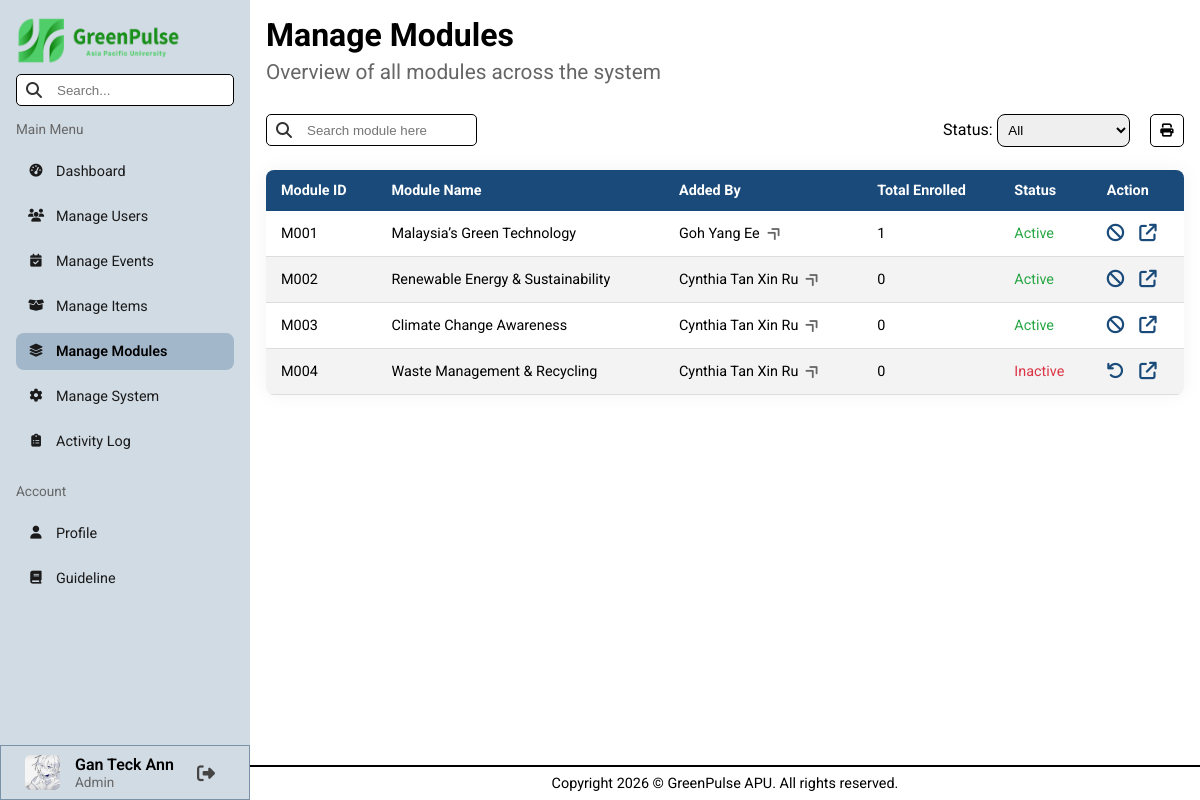
The app's page /pages/admin/manageModules.php (signed in), older data.
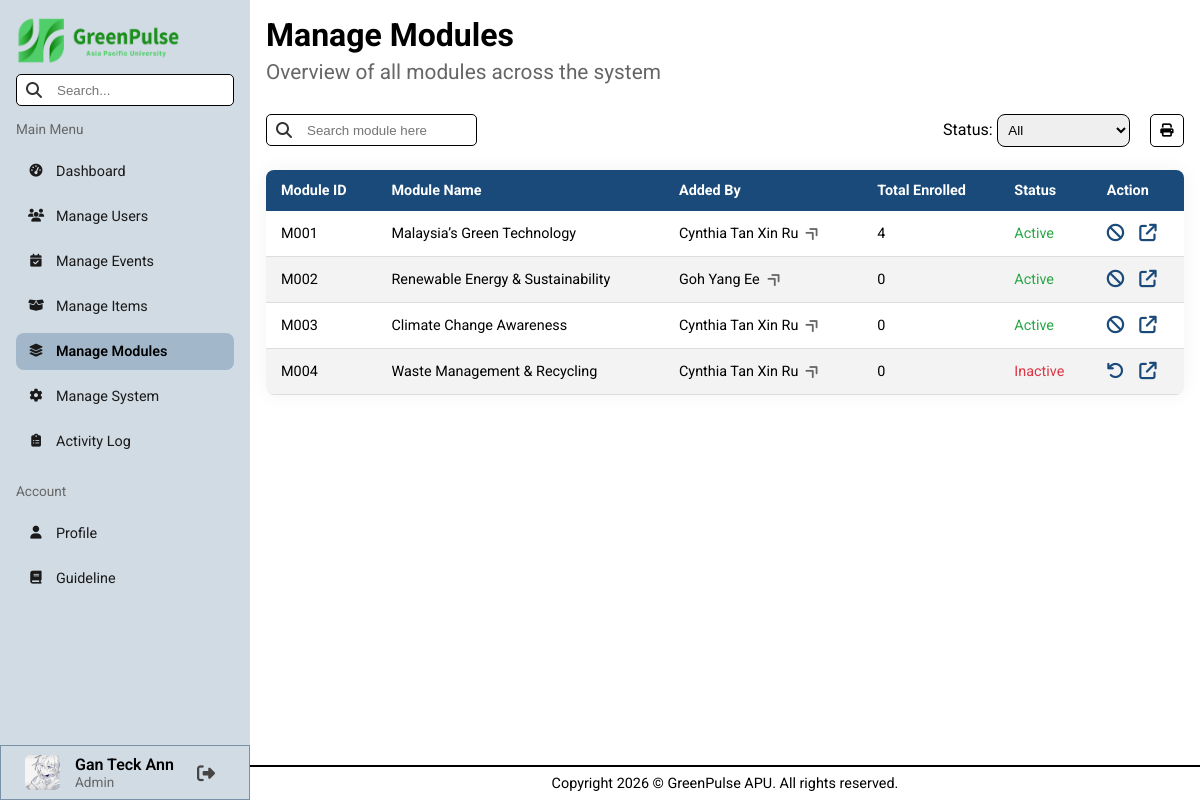
The same page, newer data.
### tables this page shows
CREATE TABLE `modules` (
  `module_id` varchar(8) NOT NULL,
  `user_id` varchar(8) NOT NULL,
  `module_name` varchar(100) NOT NULL,
  `module_description` varchar(255) NOT NULL,
  `module_cover` varchar(255) NOT NULL,
  `module_material` varchar(255) NOT NULL,
  `module_video` varchar(255) NOT NULL,
  `module_status` varchar(50) NOT NULL DEFAULT 'Active'
);

CREATE TABLE `users` (
  `user_id` varchar(8) NOT NULL,
  `name` varchar(100) NOT NULL,
  `nationality` varchar(50) NOT NULL,
  `gender` char(1) NOT NULL,
  `date_of_birth` date NOT NULL,
  `contact_number` varchar(12) NOT NULL,
  `education_email` varchar(50) NOT NULL,
  `course_name` varchar(255) NOT NULL,
  `registration_date` date NOT NULL,
  `password` varchar(255) NOT NULL,
  `safety_question_1` varchar(150) DEFAULT NULL,
  `answer_1` varchar(150) DEFAULT NULL,
  `safety_question_2` varchar(150) DEFAULT NULL,
  `answer_2` varchar(150) DEFAULT NULL,
  `green_points` int(11) DEFAULT NULL,
  `total_earned` int(11) DEFAULT NULL,
  `avatar` varchar(255) DEFAULT NULL,
  `role` varchar(50) NOT NULL,
  `last_login` datetime DEFAULT NULL,
  `account_status` varchar(50) NOT NULL DEFAULT 'Active'
);

### pages/admin/manageModules.php (the view, shortened to what the changed rows need)
<?php
    include("../../conn.php");
    include("../../backend/utility.php");
    $sql = "SELECT * FROM modules";
    $result = mysqli_query($conn, $sql);
    $modules = array();
    if (mysqli_num_rows($result) > 0) {
        while ($row = mysqli_fetch_assoc($result)) {
            $modules[] = $row;
        }
    }
?>
<!DOCTYPE html>
<html lang="en">
    <head>
        <link rel="stylesheet" href="../../styles/admin.css">
        <?php include("library.php"); ?>
    </head>
    <body>
        <main class="search-area">
            <h1>Manage Modules</h1>
            <h2 class="page-subTitle">Overview of all modules across the system</h2>
            <div class="flex-container desktop-table" style="margin: 1em 0;">
                <table>
                    <thead>
                        <tr>
                            <th>Module ID</th>
                            <th>Module Name</th>
                            <th>Added By</th>
                            <th>Total Enrolled</th>
                            <th>Status</th>
                            <th>Action</th>
                        </tr>
                    </thead>
                    <tbody>
                        <?php
                            foreach ($modules as $row) {
                                $config = tableConfig($row["module_status"]);
                                $textColor = $config[0];
                                $icon = $config[1];
                                $title = $config[2];
                                $nextStatus = $config[3];
                                $author = getUserName($conn, $row["user_id"]);
                                $totalEnrolled = totalEnrolled($conn, $row["module_id"]);
                                echo '<tr>
                                        <td>' . $row['module_id'] . '</td>
                                        <td>' . $row['module_name'] . '</td>
                                        <td>
                                            <a href="viewUserProfile.php?id=' . $row['user_id'] . '" class="redirect-link" title="View User Profile">
                                                ' . $author . '
                                                <i class="fa-solid fa-angle-double-right table-linkIcon"></i>
                                            </a>
                                        </td>
                                        <td>' . $totalEnrolled . '</td>
                                        <td style="color:' . $textColor . '">' . $row['module_status'] . '</td>
                                        <td>
                                            <div class="action-container">
                                                <form action="" method="GET">
                                                    <input type="hidden" name="target_moduleID" value="' . $row['module_id'] . '">
                                                    <input type="hidden" name="next_status" value="' . $nextStatus . '">
                                                    <button name="btnChangeStatus" type="submit" class="action-btn" title="'. $title .'">
                                                        ' . $icon . '
                                                    </button>
                                                </form>
                                                <a href="viewModuleDetails.php?id=' . $row['module_id'] . '" class="action-btn" title="View">
                                                    <i class="fa-solid fa-arrow-up-right-from-square"></i>
                                                </a>
                                            </div>
                                        </td>
                                    </tr>';
                            }
                        ?>
                    </tbody>
                </table>
            </div>
        </main>
    </body>
</html>

### backend/utility.php (shortened to what the changed rows need)
<?php
    function statusColor($status) {
        if ($status === "Active" || $status === "Complete" || $status === "Present") {
            return "#28a745";
        }
        elseif ($status === "Inactive" || $status === "Pending" || $status === "Absent") {
            return "#dc3545";
        }
    }
    function getUserName($conn, $user_id) {
        $sql = "SELECT name FROM users WHERE user_id = '$user_id'";
        $result = mysqli_query($conn, $sql);
        if (mysqli_num_rows($result) > 0) {
            $row = mysqli_fetch_assoc($result);
            return $row["name"];
        }
        return "User Not Found";
    }
    function tableConfig($status) {
        $icon = ""; $textColor = ""; $nextStatus = "";
        switch ($status) {
            case "Active":
                $icon = "<i class='fa-solid fa-ban'></i>";
                $textColor = statusColor($status);
                $nextStatus = "Inactive";
                break;
            case "Inactive":
                $icon = "<i class='fa-solid fa-undo'></i>";
                $textColor = statusColor($status);
                $nextStatus = "Active";
                break;
        }
        $title = $nextStatus;
        return array($textColor, $icon, $title, $nextStatus);
    }
    function totalEnrolled($conn, $moduleID) {
        $sql = "SELECT COUNT(*) AS total FROM module_history
                WHERE module_id = '$moduleID'";
        $result= mysqli_query($conn, $sql);
        $row = mysqli_fetch_assoc($result);
        return $row["total"];
    }
?>

Row changes from the older to the newer data that the page shows:
changed modules "Malaysia’s Green Technology": user.name "Goh Yang Ee" → "Cynthia Tan Xin Ru"; totalEnrolled "1" → "4"
changed modules "Renewable Energy & Sustainability": user.name "Cynthia Tan Xin Ru" → "Goh Yang Ee"
